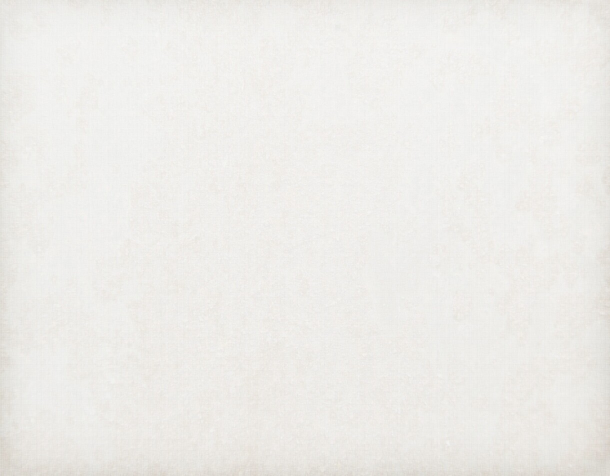
#> input picture img/bg.jpeg, 1220 x 952 px (shown at 1/2 size)
$ python -i build_halftone_trial.py   (imports and definitions only)
#> lines starting #> are read from the running program, lines starting #| are printed output that depends on the picture
#> further down, picture is the input picture: PIL image 1220x952 RGB; mean R, G, B 237.5, 236.1, 232.5
#!/usr/bin/env python3
"""Trial: halftone newspaper-style AI imagery for Mutapa Times cards.

Aesthetic rebuild:
  - black-ink halftone on coloured paper (palette rotates per card)
  - sparse-dot disintegration: dots get rarer toward the edge of an irregular
    organic shape so the image fades into the paper as a "rip"
  - per-card noise-driven shape — never the same boundary twice
  - editorial layout: small italic masthead on paper, generous whitespace,
    serif headline at the bottom — no Instagram-template chrome bars

Outputs 1080x1350 PNGs to /img/cards/halftone-trial/. Trial only — not wired
into the site.
"""
import hashlib
import io
import os
import random as pyrand
import sys
import urllib.parse

import requests
from PIL import Image, ImageChops, ImageDraw, ImageFilter, ImageOps

sys.path.insert(0, os.path.dirname(os.path.abspath(__file__)))
from card_lib import (  # noqa: E402
    CARD_FG, CARD_FG_MUTED, ACCENT, load_font, wrap_text,
)

ROOT = os.path.join(os.path.dirname(os.path.abspath(__file__)), "..")
OUT_DIR = os.path.join(ROOT, "img", "cards", "halftone-trial")
CARTOON_DIR = os.path.join(ROOT, "img", "cards", "halftone-trial", "cartoon")

# Butter palette colour used by cartoon mode (the original card background).
BUTTER = (245, 232, 200)

CARD_W, CARD_H = 1080, 1350

# Muted paper palette. Each card picks one deterministically from its slug.
PAPER_PALETTE = [
    (245, 232, 200),   # warm butter cream
    (234, 218, 213),   # dusty rose
    (218, 226, 213),   # sage
    (215, 218, 232),   # periwinkle
    (236, 218, 192),   # ochre
    (226, 216, 208),   # warm putty
]
INK = (34, 26, 20)         # dark warm brown — the "ink"
INK_MUTED = (84, 72, 60)   # decks and small text

# ─── editorial trials ─────────────────────────────────────────────
WIRE_TRIALS = [
    {
        "slug": "wire-01-safari-camp",
        "section": "TRAVEL",
        "title": "Exclusive-use safari camp opens on Zimbabwe's Jafuta Reserve near Victoria Falls",
        "deck": "Jafuta Reserve, near Victoria Falls.",
    },
    {
        "slug": "wire-02-winter-chill",
        "section": "WEATHER",
        "title": "Zimbabwe braces for harsh winter chill",
        "deck": "Cold-front warning across the country.",
    },
    {
        "slug": "wire-03-smuggled-vehicles",
        "section": "BUSINESS",
        "title": "Over 70 smuggled vehicles seized in major clampdown",
        "deck": "Customs enforcement at the border.",
    },
    {
        "slug": "wire-04-tunzi",
        "section": "CULTURE",
        "title": "Tunzi's Zim debut sparks excitement",
        "deck": "Zozibini Tunzi visits Zimbabwe for the first time.",
    },
    {
        "slug": "wire-05-diaspora-takeover",
        "section": "BUSINESS",
        "title": "The Great Diaspora Takeover: how Zimbos abroad are quietly buying Zimbabwe",
        "deck": "Remittance-funded property and business acquisition at home.",
    },
    {
        "slug": "wire-06-tourism-alliance",
        "section": "TRAVEL",
        "title": "Namibia joins South Africa and Zimbabwe in bold tourism alliance",
        "deck": "Three southern African countries on a single visitor visa.",
    },
]

TRIALS = [
    {
        "slug": "01-isnt-it-lovely",
        "section": "ARTS",
        "title": "Isn't it lovely.",
        "deck": "A letter from Venice, written in the wake of Zimbabwe's eighth pavilion.",
        "topic": ("a single gondola on a Venetian canal at dusk, rain on the water, "
                  "palazzo facades, atmospheric photograph"),
    },
    {
        "slug": "02-felix-shumba",
        "section": "ARTS",
        "title": "Felix Shumba: charcoal and the practice of disappearance",
        "deck": "On the six-metre charcoal wall and the figures who refuse to settle.",
        "topic": ("heavy charcoal smudges and erased marks on torn newsprint, "
                  "dense black abstract textures, ghostly absence, no figures"),
    },
    {
        "slug": "03-franklyn-dzingai",
        "section": "ARTS",
        "title": "Franklyn Dzingai: family albums and the neural commons",
        "deck": "Collaged photographs and the studio portrait as a transcontinental language.",
        "topic": ("an open mid-century family photo album on a wooden table, "
                  "sepia photographs lying face-down, ornate wallpaper backdrop, "
                  "no faces visible"),
    },
    {
        "slug": "04-gideon-gomo",
        "section": "ARTS",
        "title": "Gideon Gomo: from stone to bronze",
        "deck": "An ancestral algorithm between Harare, Ouagadougou, and Venice.",
        "topic": ("abstract bronze sculptural fragments on a plinth, geometric "
                  "metalwork, foundry tools and copper sheet, no human likeness"),
    },
    {
        "slug": "05-pardon-mapondera",
        "section": "ARTS",
        "title": "Pardon Mapondera: gone but not forgotten",
        "deck": "Glass jars, soil, and a quiet devotional installation.",
        "topic": ("rows of small glass jars on a wooden shelf, each holding "
                  "fragments of paper, soil and string, museum reliquary"),
    },
    {
        "slug": "06-eva-raath",
        "section": "ARTS",
        "title": "Eva Raath: a slow archive of stitched memory",
        "deck": "Quilted memory and the discipline of repair.",
        "topic": ("a hand-stitched patchwork quilt close-up, irregular squares, "
                  "African textile patterns, visible thread and stitching"),
    },
]


# ─── prompts ──────────────────────────────────────────────────────
# [121 lines left out: functions halftone_prompt, topic_from_headline, fetch_pollinations, make_random_field, generate_organic_mask, render_halftone, not called in this run]


# ─── card composition ─────────────────────────────────────────────
def paper_for_slug(slug: str) -> tuple:
    idx = int(hashlib.md5(slug.encode()).hexdigest()[:8], 16) % len(PAPER_PALETTE)
    return PAPER_PALETTE[idx]


# [104 lines left out: functions fit_serif, render_card, cartoon_prompt, not called in this run]


def cartoon_topic_from_headline(headline: str) -> str:
    cleaned = headline.strip().rstrip(".!?")
    return f"a satirical editorial cartoon evoking the situation: {cleaned}"


def apply_cartoon_post(img: Image.Image) -> Image.Image:
    """Tint a black-on-white cartoon to ink-on-butter (no halftone dither)."""
    img = img.filter(ImageFilter.GaussianBlur(radius=0.3))
    g = ImageOps.grayscale(img)
    g = ImageOps.autocontrast(g, cutoff=2)
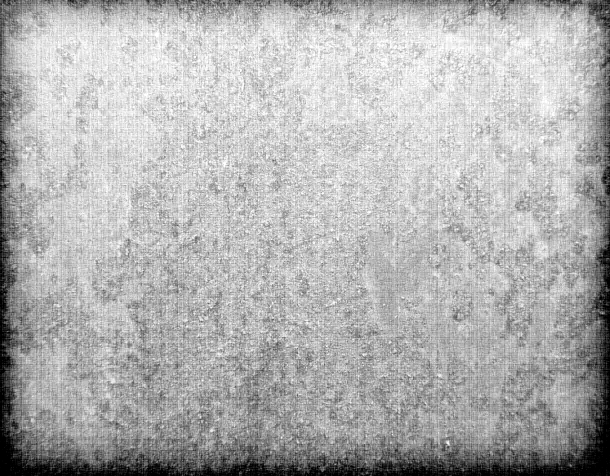
#> g: PIL image 1220x952 L (shown at 1/2 size); min 0, max 255, mean 176.4
    # Deepen mid-blacks slightly so ink lines read crisp on butter
    g = g.point(lambda p: int(p * 0.95) if p > 150 else int(p * 0.7))
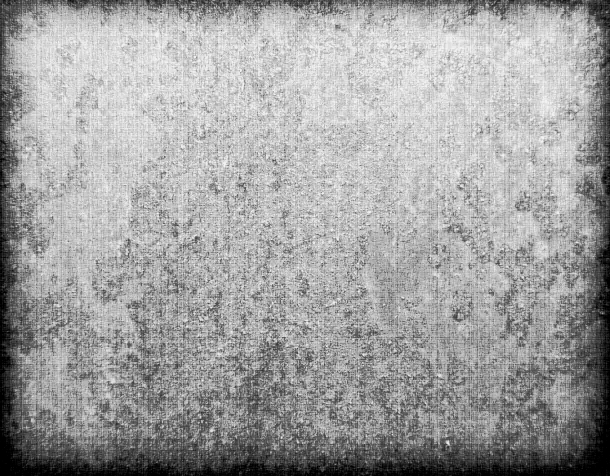
#> g: PIL image 1220x952 L (shown at 1/2 size); min 0, max 242, mean 159.9
    return ImageOps.colorize(g, black=INK, white=BUTTER).convert("RGB")
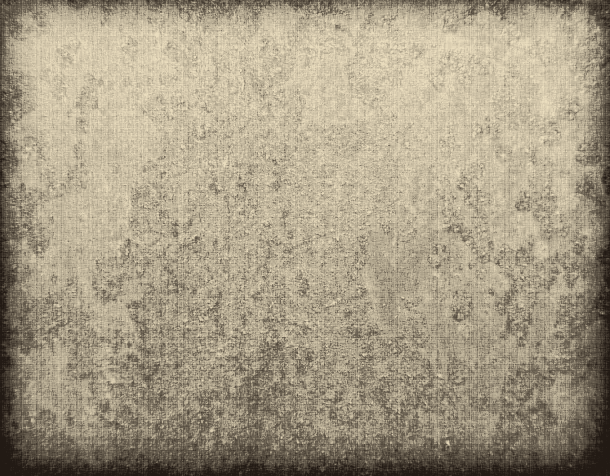
#> returned value: PIL image 1220x952 RGB (shown at 1/2 size); mean R, G, B 165.7, 154.7, 132.5


# [126 lines left out: functions render_cartoon_card, main, not called in this run]


# [2 lines not run here, left out]

>>> from PIL import Image
>>> picture = Image.open('../img/bg.jpeg')
>>> result = apply_cartoon_post(picture)
